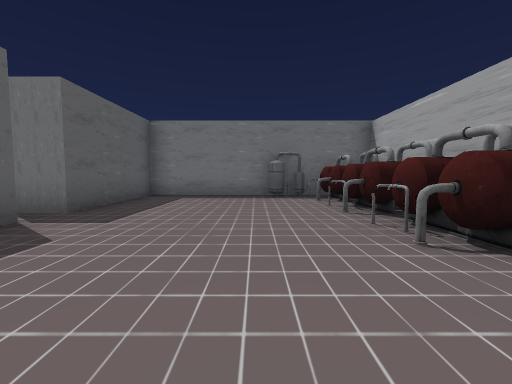
view 1 (above)

24 first-person views from a walk through a scene from a Unity 3-D project. The camera is 1.3 m above the floor, tilts 4° down and sees 90° across. Doors are open. The floor is counted in squares, 2 m on a side. Each view is taken from the middle of a square. On the plan, view 1 faces up. The plan holds only what a view shows up to about 9 squares ahead; the rest is blank. The place goes on beyond the plan. The player character is not drawn. Some surface patterns are stand-ins.

view 2
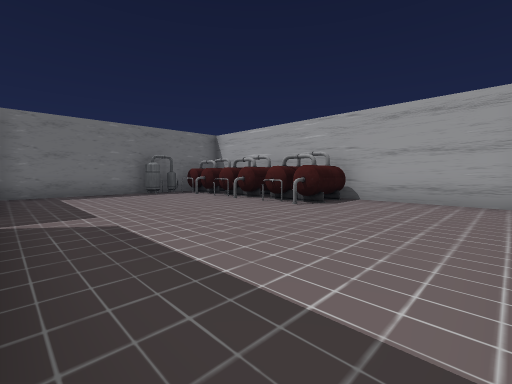

view 3
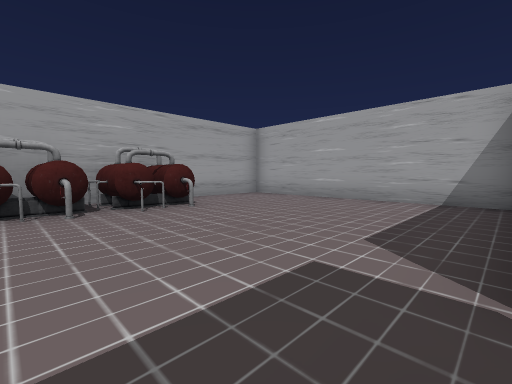

view 4
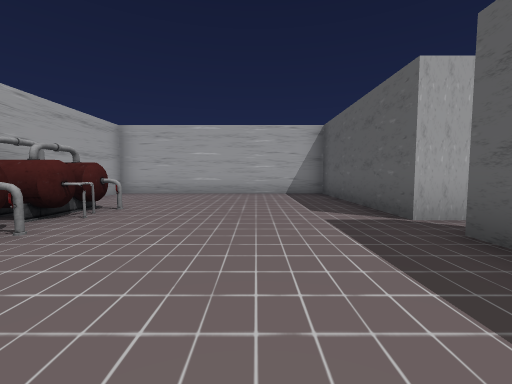

view 5
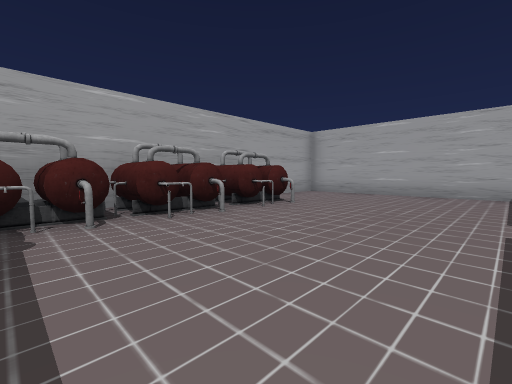

view 6
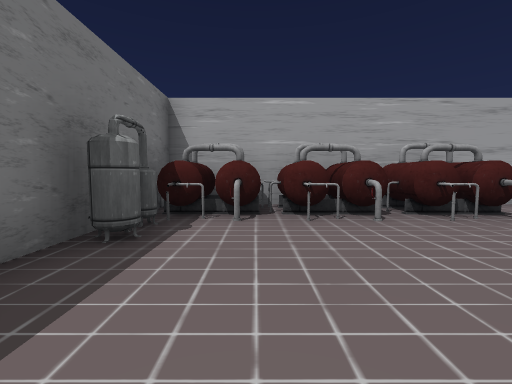

view 7
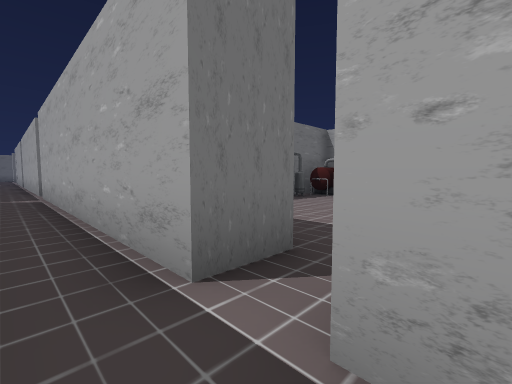

view 8
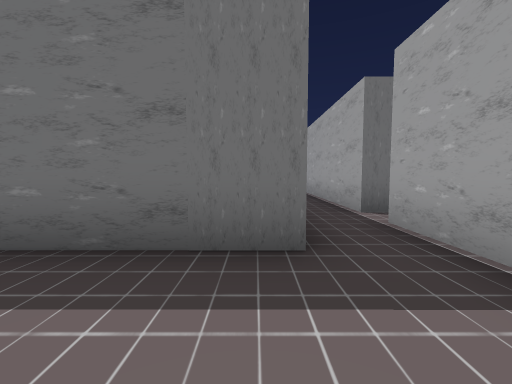

view 9
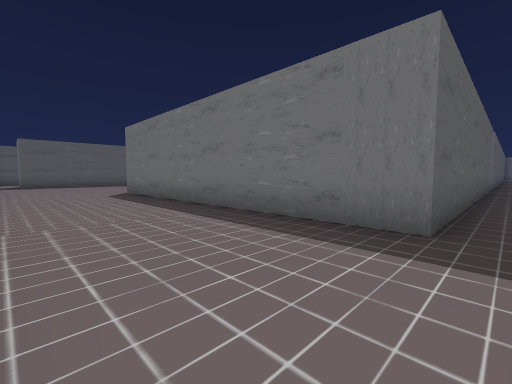

view 10
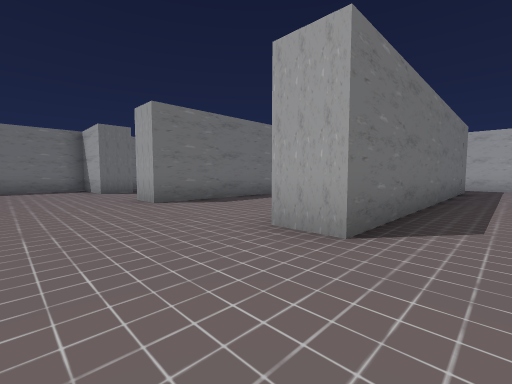

view 11
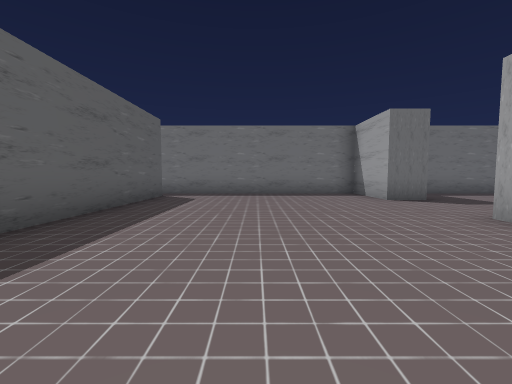

view 12
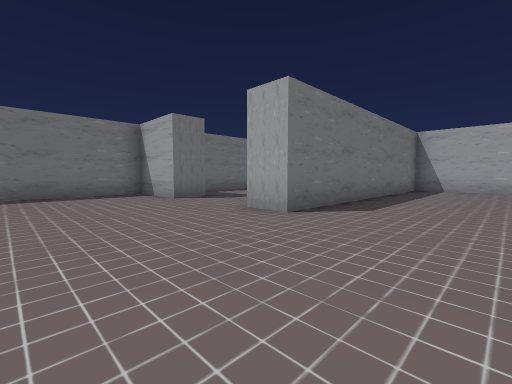

view 13
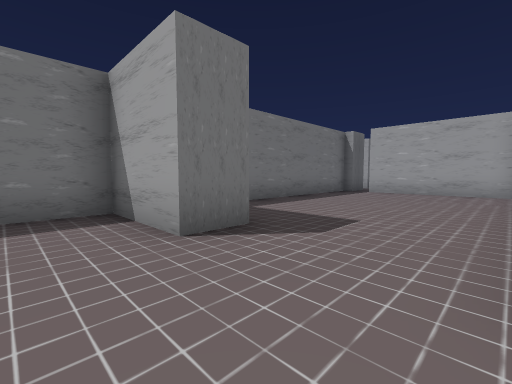

view 14
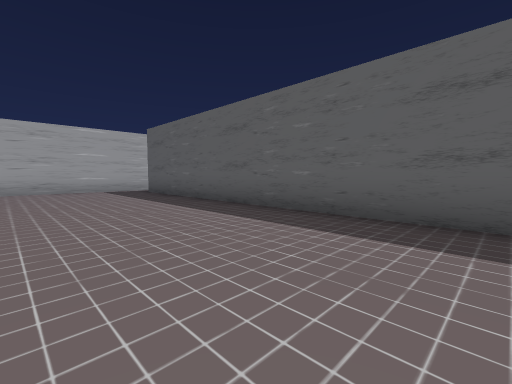

view 15
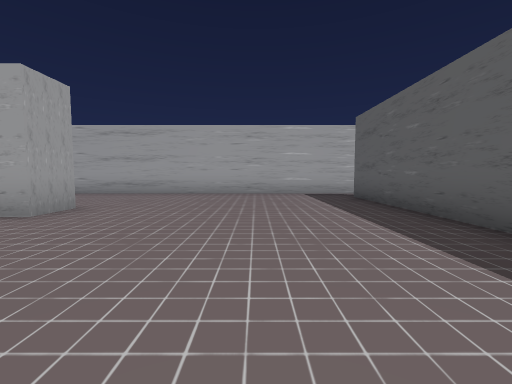

view 16
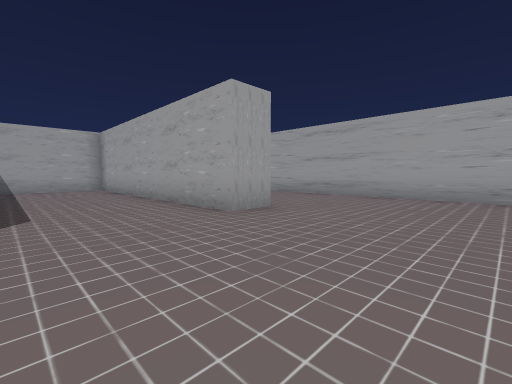

view 17
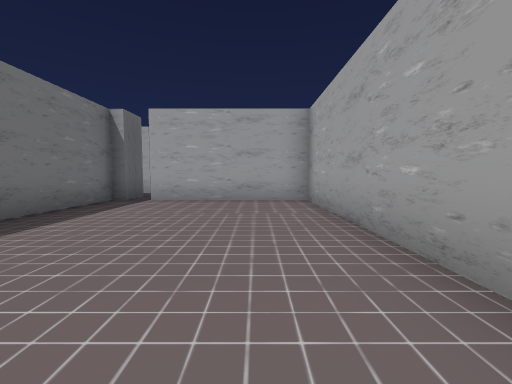

view 18
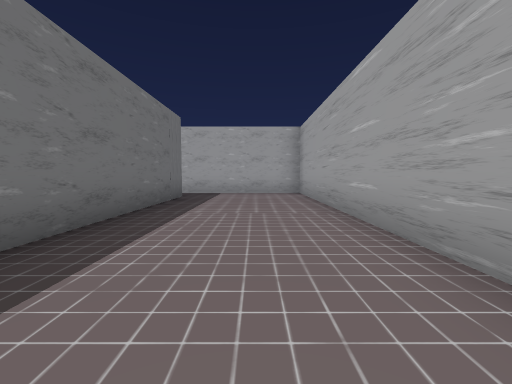

view 19
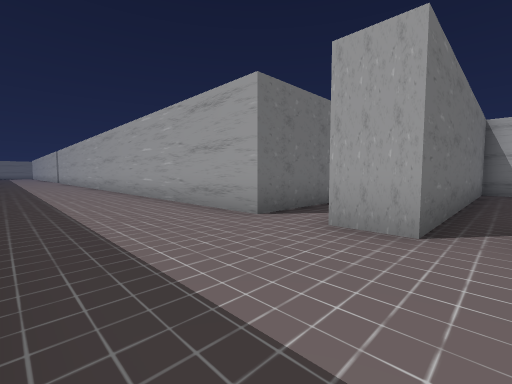

view 20
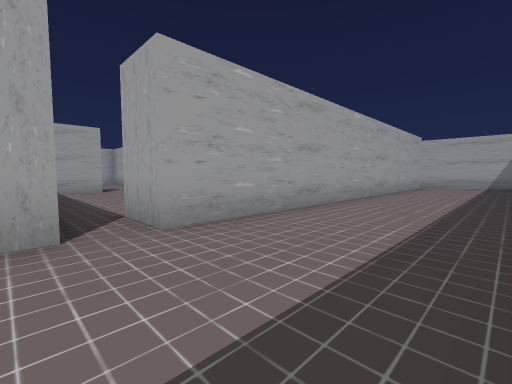

view 21
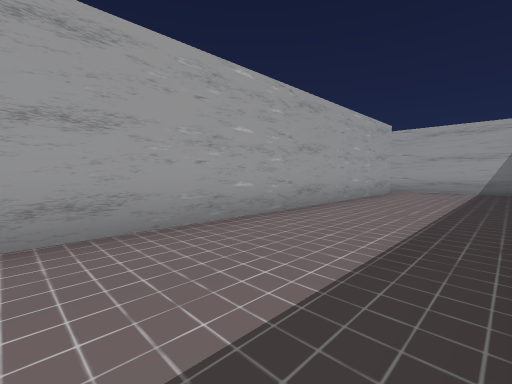

view 22
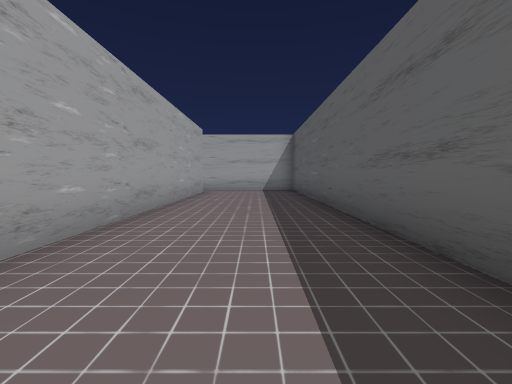

view 23
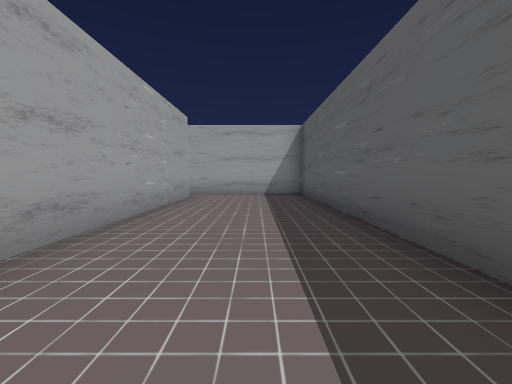

view 24
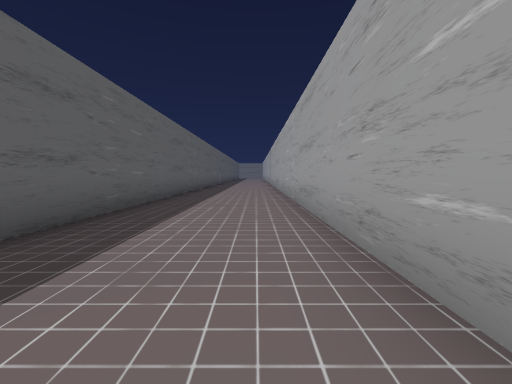

### Floor plan
Points are (right, up) in squares from view 1. A wall is a line through its corners. A room is listed if a view was taken in it or the views show most of it. See-through windows are left out.
Room 1 (views 1, 2, 3, 4, 5, 6)
walls: (-4.2, 3.4) (-3.2, 3.4) (-3.2, -1.5) (3.5, -1.5) (3.5, 7.1); (3.4, 7.9) (-3.2, 7.9) (-3.2, 4.3) (-4.2, 4.3)
ways out: opening at (-4, 4)
objects: other object (1, 7); other object (2, 2) to (3, 3); other object (2, 4) to (3, 5); other object (2, 6) to (3, 7)
Room 2 (views 7, 8, 9, 10, 11, 12, 13, 14, 15, 16, 17, 18)
walls: (-11.8, 7.7) (-6.6, 7.7) (-6.6, 11.8); (-7.9, 6.7) (-14.6, 6.7) (-14.6, 7.8); (-13.6, 10.4) (-14.6, 10.4) (-14.6, 12.6) (-20.4, 12.6); (-6.6, 4) (-6.6, 6); (-5.6, 3.4) (-5.6, 2.2) (-14.6, 2.2) (-14.6, 3.1) (-8, 3.1); (-20.5, -1.5) (-4.2, -1.5) (-4.2, 3.4); (-6.5, 12.6) (-12.2, 12.6); (-20.8, 11.7) (-20.8, -0.4); (-5.5, 12.3) (-6.6, 12.3)
ways out: opening at (-21.5, -1) to room 3; opening at (-21.5, 12) to room 3; opening at (-6, 12); opening at (-5, 3)
Room 3 (views 19, 20, 21, 22, 23, 24)
walls: (-22.1, 14.9) (-22.1, 26.9); (-20.4, 12.6) (-22.1, 12.6) (-22.1, 13.8); (-25.5, 7.6) (-25.5, -1.5) (-20.5, -1.5); (-25.5, 27) (-25.5, 20.4); (-22.1, -0.4) (-22.1, 11.7) (-20.8, 11.7)
ways out: opening at (-21.5, -1) to room 2; opening at (-21.5, 12) to room 2; opening at (-23, 14)

Positions as (right, up) in squares from view 1, and headings:
1: (0, 0), facing up
2: (-3, -1), facing up-right
3: (-3, 5), facing down-right
4: (-1, 7), facing down
5: (-2, 7), facing down-right
6: (-2, 6), facing right
7: (-5, 3), facing up-right
8: (-6, 0), facing up
9: (-5, -1), facing up-left
10: (-17, 1), facing up-right
11: (-18, 4), facing up
12: (-18, 4), facing up-right
13: (-16, 8), facing up-right
14: (-17, 9), facing down-left
15: (-18, 7), facing down
16: (-18, 6), facing down-right
17: (-13, 9), facing right
18: (-13, 0), facing right
19: (-25, 12), facing up-right
20: (-25, 13), facing down-right
21: (-25, 9), facing down-right
22: (-24, 9), facing down
23: (-24, 7), facing down
24: (-23, 18), facing up
